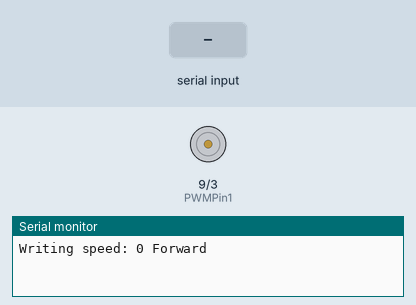
Simulated run of this sketch. Board: Arduino Uno, built with avr-gcc and run on an emulated ATmega328P. Shown: motor-driver pin pairs drawn as motors (green arrow = first pin HIGH = forward, orange = second pin HIGH = backward, longer = more drive, scaled by the enable pin), the last lines printed to the serial monitor. Inputs (shaded band) come from the test bench.

Above: at 1.2 s.
1.3 s: "1\n" received over Serial
At 2.1 s:
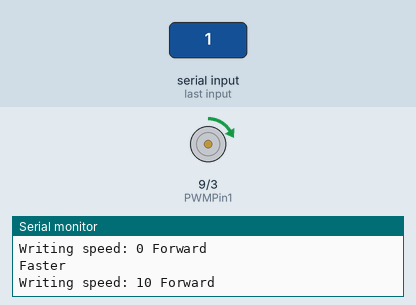
2.9 s: byte 51 (51) received over Serial
At 3.3 s:
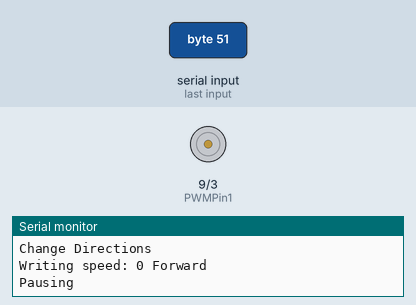
5.9 s: byte 50 (50) received over Serial
At 6.8 s:
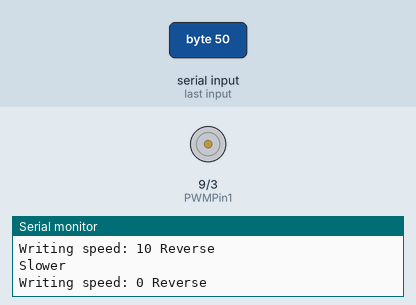
Timing chart, 0 to 8.9 s (numbered marks = the images above; inputs shaded):
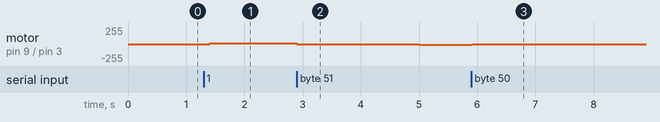

Measured:
- after the input at 1.3 s, motor on pin 9 (PWMPin1) / pin 3 (PWMPin2): stopped → forward 10/255 after 0.10 s
- after the input at 2.9 s, motor on pin 9 (PWMPin1) / pin 3 (PWMPin2): forward 10/255 → stopped at once, → backward 10/255 2.1 s later
- after the input at 5.9 s, motor on pin 9 (PWMPin1) / pin 3 (PWMPin2): backward 10/255 → stopped at once

The sketch:

TrainControlServer.ino
```cpp
/*
 * MegaMoto Setup
 */
int EnablePin = 8;
int duty;
int PWMPin1 = 9;
int PWMPin2 = 3;
const byte CPin = 0;  // analog input channel
int CRaw;      // raw A/D value
float CVal;    // adjusted Amps value


/**
 * Other variables
 */
byte reverseVoltage;
byte advancedAnalog = 1;
byte increment = 10;
byte val;

struct commands
{
  byte speed: 8;
  byte direction: 8;
  byte whistle: 8;
  byte bell: 8;
  byte maxSpeed: 8;
  byte minSpeed: 8;
};

commands target;
commands current;

void setup()
{
  Serial.begin(9600);

  // Initialize the MegaMoto
  pinMode(EnablePin, OUTPUT);
  pinMode(PWMPin1, OUTPUT);
  pinMode(PWMPin2, OUTPUT);
  setPwmFrequency(PWMPin1, 8);  // change Timer2 divisor to 8 gives 3.9kHz PWM freq
  setPwmFrequency(PWMPin2, 8);  // change Timer2 divisor to 8 gives 3.9kHz PWM freq

  // Initialize the motor variables
  current.speed = 0;
  target.speed = 0;
  target.direction = 1;
  reverseVoltage = 0;
  target.maxSpeed = 255;
  target.minSpeed = 0;
}

void loop()
{
  // Enable the MegaMoto
  digitalWrite(EnablePin, HIGH);

  // Bluetooth
  if (Serial.available()) {
    val = Serial.read();
    //Serial.print("Bluetooth command: ");

    // 1: Faster
    if (val == 49) {
      Serial.println("Faster");
      if (target.speed < 246) {
        target.speed = target.speed + 10;
      }
      else {
        target.speed = 255;
      }
    }

    // 2: Slower
    else if (val == 50) {
      Serial.println("Slower");
      if (target.speed > 9) {
        target.speed = target.speed - 10;
      }
      else {
        target.speed = 0;
      }
    }

    // 3: Change Directions
    else if (val == 51) {
      Serial.println("Change Directions");
      if (target.direction == 1) {
        target.direction = 2;
      }
      else {
        target.direction = 1;
      }
    }

    // 0: Emergency Stop
    else if (val == 48) {
      Serial.println("Emergency Stop");
      target.speed = 0;
    }

    // 4: Whistle toggle
    else if (val == 52) {
      Serial.println("Toggle Whistle");
      target.whistle = target.whistle ^ 1;
    }

    // 5: Bell toggle
    else if (val == 53) {
      Serial.println("Toggle Bell");
      target.bell = target.bell ^ 1;
    }

    // 6: Set maximum speed
    else if (val == 54) {
      Serial.println("Set maximum speed");
      target.maxSpeed = current.speed;
    }

    // 7: Remove maximum speed
    else if (val == 55) {
      Serial.println("Unset maximum speed");
      target.maxSpeed = 255;
    }

    // 8: Set min speed
    else if (val == 56) {
      Serial.println("Set minimum speed");
      target.minSpeed = current.speed;
    }

    // 9: Remove min speed
    else if (val == 57) {
      Serial.println("Unset minimum speed");
      target.minSpeed = 0;
    }

    // ":" Enable QSI Advanced Advanced Analog
    else if (val == 58) {
      Serial.println("Enable advanced analog");
      advancedAnalog = 1;
    }

    // ";" Disable QSI Advanced Advanced Analog
    else if (val == 59) {
      Serial.println("Disable advanced analog");
      advancedAnalog = 0;
    }

  }


  if (advancedAnalog) {
    if (target.whistle != current.whistle) {
      whistle();
      current.whistle = target.whistle;
    }
    if (target.bell != current.bell) {
      bell();
      current.bell = target.bell;
    }
  }

  updateSpeed();

  delay(100);
}

void whistle()
{
  Serial.println("Whistle");
  setReverseVoltage();
  writeSpeed();
}

void bell()
{
  Serial.println("Bell");
  setReverseVoltage();
  writeSpeed();
  setReverseVoltage();
  writeSpeed();
}

void setReverseVoltage()
{
  if (reverseVoltage == 0) {
    reverseVoltage = 1;
  }
  else {
    reverseVoltage = 0;
  }
}

void updateSpeed()
{
  // Conform max speed to limit (default: 255)
  if (target.speed > target.maxSpeed) {
    target.speed = target.maxSpeed;
  }

  // Conform min speed to limit (default: 0)
  if (target.speed < target.minSpeed) {
    target.speed = target.minSpeed;
  }

  if ((target.speed == current.speed) && (target.direction == current.direction)) {
    //Serial.println("Nothing to do");
    return;
  }

  // If the speed is below the minSpeed (probably zero), the direction should be set to the target direction immediately (nothing to slow down first)
  if (current.speed <= target.minSpeed) {
    current.speed = target.minSpeed; // enforce minSpeed
    current.direction = target.direction;
  }

  // If the target direction is different than the current direction, slow down
  if (target.direction != current.direction) {
    // It may be safe to slow to the min speed immediately
    if ((current.speed - target.minSpeed) < increment) {
      current.speed = target.minSpeed;
    }
    else {
      current.speed = current.speed - increment;
    }
  }

  // Speeding up?
  else if (target.speed > current.speed) {
    if ((target.speed - current.speed) < increment) {
      current.speed = target.speed;
    }
    else {
      current.speed = current.speed + increment;
    }
  }

  // Slowing down?
  else if (target.speed < current.speed) {
    if ((current.speed - target.speed) < increment) {
      current.speed = target.speed;
    }
    else {
      current.speed = current.speed - increment;
    }
  }

  writeSpeed();
}

void writeSpeed() {
  Serial.print("Writing speed: ");
  Serial.print(current.speed);

  if (current.direction == 1) {
    Serial.println(" Forward");
    // Normal?
    if (reverseVoltage == 0) {
      analogWrite(PWMPin1, current.speed);
      analogWrite(PWMPin2, 0);
    }
    // Reversed? (after triggering QSI Advanced Analog commands)
    else {
      analogWrite(PWMPin1, 0);
      analogWrite(PWMPin2, current.speed);
    }
  }
  else {
    Serial.println(" Reverse");
    // Normal?
    if (reverseVoltage == 0) {
      analogWrite(PWMPin1, 0);
      analogWrite(PWMPin2, current.speed);
    }
    // Reversed? (after triggering QSI whistle)
    else {
      analogWrite(PWMPin1, current.speed);
      analogWrite(PWMPin2, 0);
    }
  }

  // Long pause if changing directions
  if ((target.direction != current.direction) && (current.speed == 0) && (target.speed != 0)) {
    Serial.println("Pausing");
    delay(2000);
  }

  // Brief pause anytime the speed is updated, just to slow the program down a little
  else {
    delay(100);
  }
}

/*
 * Divides a given PWM pin frequency by a divisor.
 *
 * The resulting frequency is equal to the base frequency divided by
 * the given divisor:
 *   - Base frequencies:
 *      o The base frequency for pins 3, 9, 10, and 11 is 31250 Hz.
 *      o The base frequency for pins 5 and 6 is 62500 Hz.
 *   - Divisors:
 *      o The divisors available on pins 5, 6, 9 and 10 are: 1, 8, 64,
 *        256, and 1024.
 *      o The divisors available on pins 3 and 11 are: 1, 8, 32, 64,
 *        128, 256, and 1024.
 *
 * PWM frequencies are tied together in pairs of pins. If one in a
 * pair is changed, the other is also changed to match:
 *   - Pins 5 and 6 are paired (Timer0)
 *   - Pins 9 and 10 are paired (Timer1)
 *   - Pins 3 and 11 are paired (Timer2)
 *
 * Note that this function will have side effects on anything else
 * that uses timers:
 *   - Changes on pins 5, 6 may cause the delay() and
 *     millis() functions to stop working. Other timing-related
 *     functions may also be affected.
 *   - Changes on pins 9 or 10 will cause the Servo library to function
 *     incorrectly.
 *
 * Thanks to macegr of the Arduino forums for his documentation of the
 * PWM frequency divisors. His post can be viewed at:
 *   http://www.arduino.cc/cgi-bin/yabb2/YaBB.pl?num=1235060559/0#4
 */

void setPwmFrequency(int pin, int divisor) {
  byte mode;
  if(pin == 5 || pin == 6 || pin == 9 || pin == 10) { // Timer0 or Timer1
    switch(divisor) {
      case 1: mode = 0x01; break;
      case 8: mode = 0x02; break;
      case 64: mode = 0x03; break;
      case 256: mode = 0x04; break;
      case 1024: mode = 0x05; break;
      default: return;
    }
    if(pin == 5 || pin == 6) {
      TCCR0B = TCCR0B & 0b11111000 | mode; // Timer0
    } else {
      TCCR1B = TCCR1B & 0b11111000 | mode; // Timer1
    }
  } else if(pin == 3 || pin == 11) {
    switch(divisor) {
      case 1: mode = 0x01; break;
      case 8: mode = 0x02; break;
      case 32: mode = 0x03; break;
      case 64: mode = 0x04; break;
      case 128: mode = 0x05; break;
      case 256: mode = 0x06; break;
      case 1024: mode = 0x7; break;
      default: return;
    }
    TCCR2B = TCCR2B & 0b11111000 | mode; // Timer2
  }
}
```
